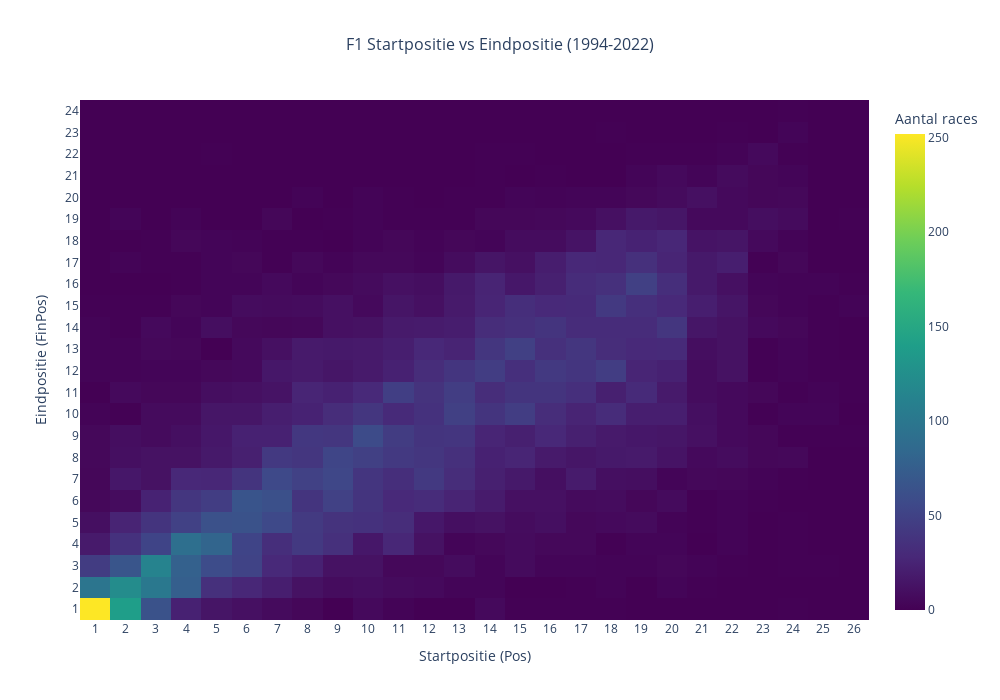
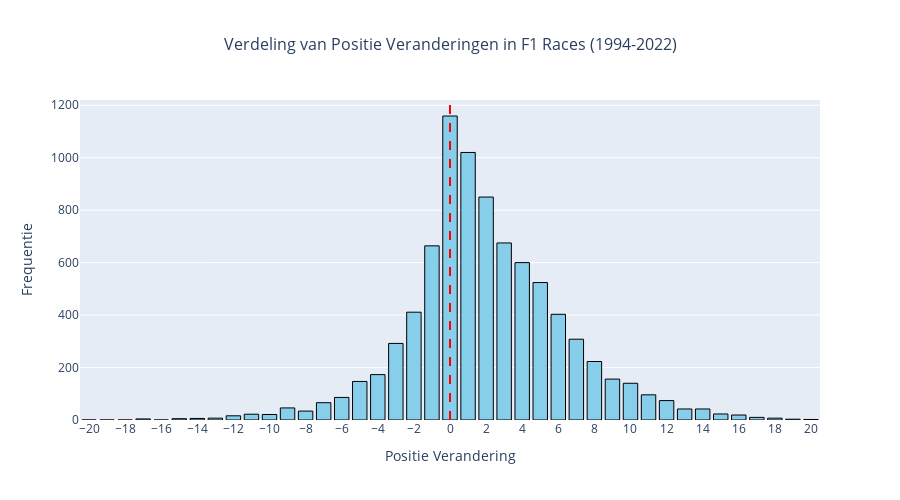

The notebook cell saved with these charts, in order:
### Markdown cell above
# Het verschil tussen startpositie en strategie

### Code cell
import pandas as pd
import numpy as np
import matplotlib.pyplot as plt
import seaborn as sns
import plotly.express as px
import plotly.graph_objects as go
import plotly.offline as pyo
from plotly.subplots import make_subplots
from collections import defaultdict
pyo.init_notebook_mode(connected=True)

plt.style.use('default')
sns.set_palette("viridis")


df = pd.read_csv('merged_f1_data_1994_2022.csv')

df['Pos_numeric'] = pd.to_numeric(df['Pos'], errors='coerce')
df['FinPos_numeric'] = pd.to_numeric(df['FinPos'], errors='coerce')

valid_data = df[
    (df['Pos_numeric'].notna()) & 
    (df['FinPos_numeric'].notna()) & 
    (df['Pos_numeric'] > 0) & 
    (df['FinPos_numeric'] > 0)
].copy()

max_start_pos = int(valid_data['Pos_numeric'].max())
max_finish_pos = int(valid_data['FinPos_numeric'].max())

heatmap_data = np.zeros((max_finish_pos, max_start_pos))

for _, row in valid_data.iterrows():
    start_pos = int(row['Pos_numeric']) - 1  # -1 voor 0-indexing
    finish_pos = int(row['FinPos_numeric']) - 1  # -1 voor 0-indexing
    heatmap_data[finish_pos, start_pos] += 1

heatmap_df = pd.DataFrame(
    heatmap_data,
    index=range(1, max_finish_pos + 1),  # Eindposities
    columns=range(1, max_start_pos + 1)  # Startposities
)

fig = go.Figure(data=go.Heatmap(
    z=heatmap_df.values,
    x=heatmap_df.columns,  # Startposities
    y=heatmap_df.index,    # Eindposities
    colorscale='Viridis',
    showscale=True,
    colorbar=dict(
        title="Aantal races"
    ),
    hovertemplate=
    '<b>Start Positie:</b> P%{x}<br>' +
    '<b>Eind Positie:</b> P%{y}<br>' +
    '<b>Aantal races:</b> %{z}<br>' +
    '<extra></extra>'  # Verwijdert de standaard trace box
))

fig.update_layout(
    title={
        'text': 'F1 Startpositie vs Eindpositie (1994-2022)<br>',
        'x': 0.5,
        'xanchor': 'center',
        'font': {'size': 16}
    },
    xaxis=dict(
        title='Startpositie (Pos)',
        title_font=dict(size=14),
        tickmode='linear',
        tick0=1,
        dtick=1
    ),
    yaxis=dict(
        title='Eindpositie (FinPos)',
        title_font=dict(size=14),
        tickmode='linear',
        tick0=1,
        dtick=1
    ),
    width=1000,
    height=700,
    font=dict(size=12)
)

fig.show()

pole_wins = heatmap_data[0, 0]  # [eindpositie-1, startpositie-1]
total_pole_starts = heatmap_data[:, 0].sum()
pole_win_percentage = (pole_wins / total_pole_starts) * 100

print(f"\nTop 5 meest voorkomende combinaties:")
top_combinations = []
for i in range(heatmap_data.shape[0]):
    for j in range(heatmap_data.shape[1]):
        if heatmap_data[i, j] > 0:
            top_combinations.append((i+1, j+1, int(heatmap_data[i, j])))

top_combinations.sort(key=lambda x: x[2], reverse=True)

for i, (finish_pos, start_pos, count) in enumerate(top_combinations[:5]):
    print(f"{i+1}. Start P{start_pos} → Finish P{finish_pos}: {count} keer")

print(f"\nWin rates per startpositie (top 10):")
for start_pos in range(1, min(11, max_start_pos + 1)):
    wins = heatmap_data[0, start_pos-1]  # Eindpositie 1 (index 0)
    total_starts = heatmap_data[:, start_pos-1].sum()
    if total_starts > 0:
        win_rate = (wins / total_starts) * 100
        print(f"P{start_pos}: {win_rate:.1f}% ({int(wins)}/{int(total_starts)})")

valid_data['position_change'] = valid_data['Pos_numeric'] - valid_data['FinPos_numeric']

fig_hist = go.Figure()

# Histogram
hist_data, bin_edges = np.histogram(valid_data['position_change'], bins=range(-20, 22))

x_values = list(range(-20, 21))

fig_hist.add_trace(go.Bar(
    x=x_values,
    y=hist_data,
    name='Frequentie',
    marker_color='skyblue',
    marker_line_color='black',
    marker_line_width=1,
    hovertemplate=
    '<b>Positie verandering:</b> %{x}<br>' +
    '<b>Aantal races:</b> %{y}<br>' +
    '<extra></extra>'
))

fig_hist.add_vline(
    x=0, 
    line_dash="dash", 
    line_color="red",
    line_width=2,
    annotation_text="",
    annotation_position="top"
)

fig_hist.update_layout(
    title={
        'text': 'Verdeling van Positie Veranderingen in F1 Races (1994-2022)<br>',
        'x': 0.5,
        'xanchor': 'center',
        'font': {'size': 16}
    },
    xaxis=dict(
        title='Positie Verandering',
        title_font=dict(size=14),
        tickmode='linear',
        dtick=2
    ),
    yaxis=dict(
        title='Frequentie',
        title_font=dict(size=14)
    ),
    width=900,
    height=500,
    showlegend=False,
    font=dict(size=12)
)

fig_hist.show()

### Figure 1 — Plotly figure (JSON) as saved in the notebook; plotly's stock layout.template omitted (floating-point values rounded to 4 significant figures; data arrays with more than 128 entries replaced by an {"elided": "..."} marker saying what was removed)
{"data": [{"colorbar": {"title": {"text": "Aantal races"}}, "colorscale": [[0.0, "#440154"], [0.1111, "#482878"], [0.2222, "#3e4989"], [0.3333, "#31688e"], [0.4444, "#26828e"], [0.5556, "#1f9e89"], [0.6667, "#35b779"], [0.7778, "#6ece58"], [0.8889, "#b5de2b"], [1.0, "#fde725"]], "hovertemplate": "<b>Start Positie:</b> P%{x}<br><b>Eind Positie:</b> P%{y}<br><b>Aantal races:</b> %{z}<br><extra></extra>", "showscale": true, "type": "heatmap", "x": [1, 2, 3, 4, 5, 6, 7, 8, 9, 10, 11, 12, 13, 14, 15, 16, 17, 18, 19, 20, 21, 22, 23, 24, 25, 26], "y": [1, 2, 3, 4, 5, 6, 7, 8, 9, 10, 11, 12, 13, 14, 15, 16, 17, 18, 19, 20, 21, 22, 23, 24], "z": {"elided": "24x26 float values"}}], "layout": {"font": {"size": 12}, "height": 700, "title": {"font": {"size": 16}, "text": "F1 Startpositie vs Eindpositie (1994-2022)<br>", "x": 0.5, "xanchor": "center"}, "width": 1000, "xaxis": {"dtick": 1, "tick0": 1, "tickmode": "linear", "title": {"font": {"size": 14}, "text": "Startpositie (Pos)"}}, "yaxis": {"dtick": 1, "tick0": 1, "tickmode": "linear", "title": {"font": {"size": 14}, "text": "Eindpositie (FinPos)"}}}}

### Figure 2 — Plotly figure (JSON) as saved in the notebook; plotly's stock layout.template omitted (floating-point values rounded to 4 significant figures)
{"data": [{"hovertemplate": "<b>Positie verandering:</b> %{x}<br><b>Aantal races:</b> %{y}<br><extra></extra>", "marker": {"color": "skyblue", "line": {"color": "black", "width": 1}}, "name": "Frequentie", "type": "bar", "x": [-20, -19, -18, -17, -16, -15, -14, -13, -12, -11, -10, -9, -8, -7, -6, -5, -4, -3, -2, -1, 0, 1, 2, 3, 4, 5, 6, 7, 8, 9, 10, 11, 12, 13, 14, 15, 16, 17, 18, 19, 20], "y": [0, 0, 0, 4, 0, 5, 6, 7, 16, 22, 21, 46, 34, 66, 86, 147, 173, 292, 411, 664, 1159, 1020, 850, 675, 600, 524, 403, 308, 223, 156, 140, 96, 74, 42, 42, 23, 19, 10, 7, 3, 2]}], "layout": {"annotations": [{"showarrow": false, "text": "", "x": 0, "xanchor": "center", "xref": "x", "y": 1, "yanchor": "bottom", "yref": "y domain"}], "font": {"size": 12}, "height": 500, "shapes": [{"line": {"color": "red", "dash": "dash", "width": 2}, "type": "line", "x0": 0, "x1": 0, "xref": "x", "y0": 0, "y1": 1, "yref": "y domain"}], "showlegend": false, "title": {"font": {"size": 16}, "text": "Verdeling van Positie Veranderingen in F1 Races (1994-2022)<br>", "x": 0.5, "xanchor": "center"}, "width": 900, "xaxis": {"dtick": 2, "tickmode": "linear", "title": {"font": {"size": 14}, "text": "Positie Verandering"}}, "yaxis": {"title": {"font": {"size": 14}, "text": "Frequentie"}}}}
